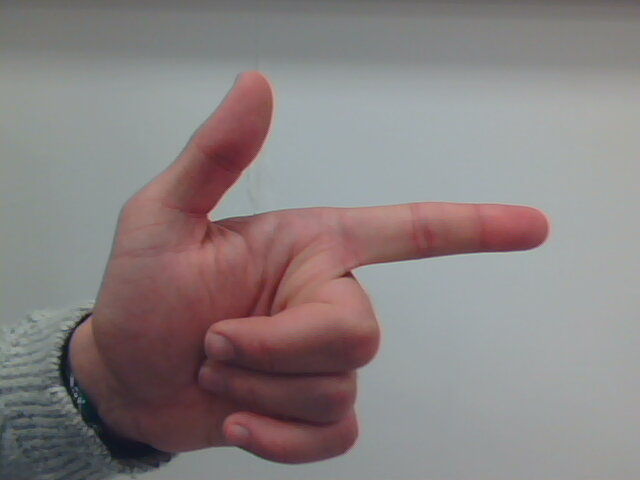
#> input picture DATA/GAUCHE/2017-11-06-145208_1.jpg, 640 x 480 px; its folder holds only this picture in this run
$ jupyter execute --allow-errors fourier_descriptors.ipynb   (older library calls are emulated)
#> lines starting #> are read from the running program, lines starting #| are printed output that depends on the picture; after the words box and inside, x2 and y2 are one past the last pixel; in counts of white or black regions, pixels touching at a corner belong together
[cell 1]
import cv2
import time
import scipy
import numpy as np
import matplotlib.pyplot as plt
import math
import cmath
from os import listdir
from os.path import isfile, join
path = '../DATA/GAUCHE/'
files = [path+f for f in listdir(path) if isfile(join(path, f))]
cv2.__version__
len(files)

### Load and display image

[cell 2]
#img_bgr = cv2.imread('/Users/anthonypamart/Documents/SIR/EL_ROS/ROBOT_IMAGE_CONTROL/DATA/STOP/STOP-000')
img_bgr = cv2.imread(files[0])
#> img_bgr is the input picture: shape (480, 640, 3); mean B, G, R 129.4, 129.1, 137.3
img_rgb = cv2.cvtColor(img_bgr,cv2.COLOR_BGR2RGB)
plt.imshow(img_rgb)
plt.show()
#h,w =img_bgr.shape[:2]
#print(h,w)

print(img_rgb.shape)
#| (480, 640, 3)

### Find the correct range of colors and retrieve hand

[cell 3]
debut = time.time()
seuil=15
image_slice_red =  img_rgb[:,:,2]
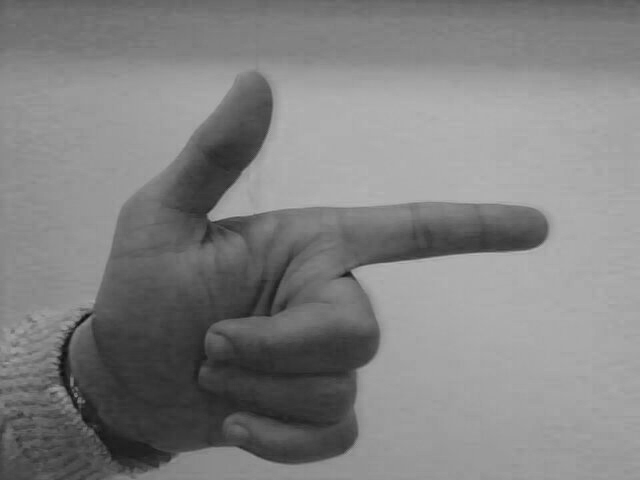
#> image_slice_red: shape (480, 640); min 14, max 185, mean 129.4
plt.imshow(image_slice_red)
for (x,pixel) in np.ndenumerate(img_rgb):
    img_rgb[x[0]][x[1]]=[0,0,0]
#> this loop made 921600 passes
#> (x, pixel) on passes 1 to 3: ((0, 0, 0), 97), ((0, 0, 1), 0), ((0, 0, 2), 0)
#> img_rgb: shape (480, 640, 3); every value is 0
# if (max(pixel)- min(pixel) < seuil) or (max(pixel)!=pixel[0]):
#    img_rgb[i][j]=[0,0,0]
end = time.time()
print("total time {} ".format(end-debut))


plt.show()

[cell 4]
'''
Much much quicker
There are many ways to perform pixel-wise threshold to separate "skin pixels"
from "non-skin pixels", and there are papers based on virtually any colorspace (even with RGB).

They worked with the YCbCr colorspace and got quite nice results,
the paper also mentions a threshold that worked well for them
Face Segmentation Using Skin-Color Map in Videophone Applications by Chai and Ngan
using http://ieeexplore.ieee.org/document/767122/
'''
im_ycrcb = cv2.cvtColor(img_bgr, cv2.COLOR_BGR2YCR_CB)
#> im_ycrcb: shape (480, 640, 3); mean of channels 0, 1, 2 131.6, 132.1, 126.7
skin_ycrcb_mint = np.array((0, 133, 77))
skin_ycrcb_maxt = np.array((255, 173, 127))
skin_ycrcb = cv2.inRange(im_ycrcb, skin_ycrcb_mint, skin_ycrcb_maxt)
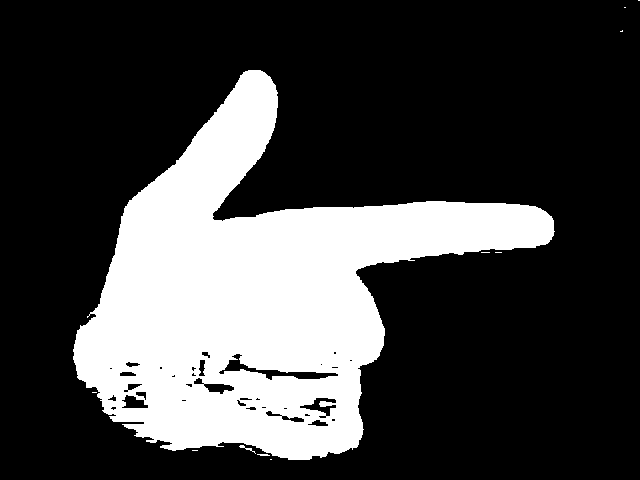
#> skin_ycrcb: shape (480, 640); 26.2% white; 11 white regions (8 under 20 px), largest, box (x1, y1, x2, y2) and area: (73, 70, 555, 460) 80361, (239, 445, 256, 454) 35, (257, 454, 270, 456) 21
plt.imshow(skin_ycrcb)

plt.show()

[cell 5]
blur = cv2.GaussianBlur(skin_ycrcb,(5,5),0) # Gaussian blur to

[cell 6]
_,thresh2 = cv2.threshold(blur,20,255,cv2.THRESH_BINARY+cv2.THRESH_OTSU)
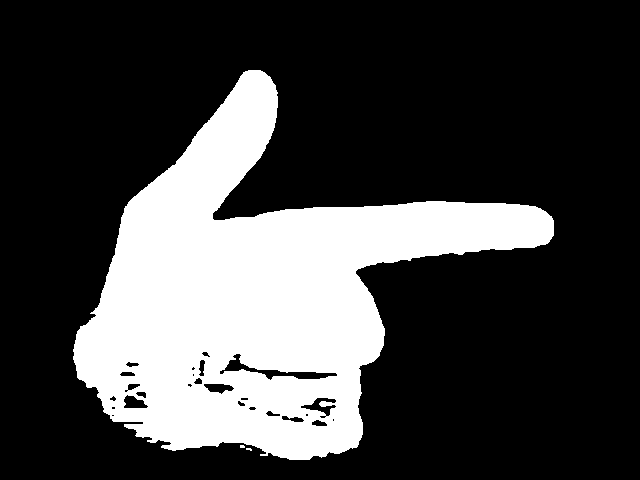
#> thresh2: shape (480, 640); 26.2% white; 3 white regions (2 under 20 px), largest, box (x1, y1, x2, y2) and area: (73, 70, 554, 460) 80516
#> (the rest of this cell did not finish here and is left out)

### Filter and binarize the image

[cell 7]
img_filtered = cv2.medianBlur(img_rgb, 1) ## Median blur to

gray = cv2.cvtColor(img_filtered,cv2.COLOR_BGR2GRAY)
#> gray: shape (480, 640); every value is 0
blur = cv2.GaussianBlur(gray,(5,5),0) # Gaussian blur to

plt.imshow(blur)
plt.show()

[cell 8]
hist = cv2.calcHist([blur], [0], None, [256], [0, 256])
#> hist = 256 values, max 307200 at index 0, min 0 at index 1, mean 1200
plt.plot(hist)
plt.ylim(1, 1500)
plt.show()
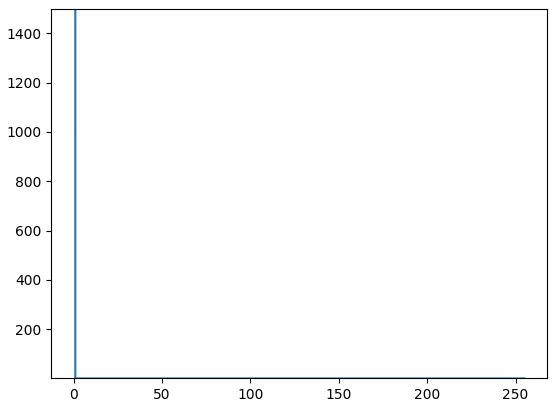
#> figure drawn by matplotlib, 1 panel; curve peaks at x = 0, y = 307200

[cell 9]
_,thresh2 = cv2.threshold(blur,20,255,cv2.THRESH_BINARY+cv2.THRESH_OTSU)
plt.imshow(thresh2)
plt.show()

### Find the correct contour of the image

[cell 10]
_, contours, hierarchy = cv2.findContours(thresh2, cv2.RETR_TREE ,cv2.CHAIN_APPROX_SIMPLE)
#> contours = []
max_area = 0
max_perimeter = 0
ci = None
for i in range(len(contours)):
    cnt=contours[i]
    area = cv2.contourArea(cnt)
    if(area>max_area):
        max_area=area
        max_perimeter = cv2.arcLength(cnt,True)
        ci=i
#> this loop made 0 passes
#> after the loop, max_area = 0; max_perimeter = 0
#> (the rest of this cell did not finish here and is left out)

$ run again, on DATA/GAUCHE/2017-11-06-145208_13.jpg
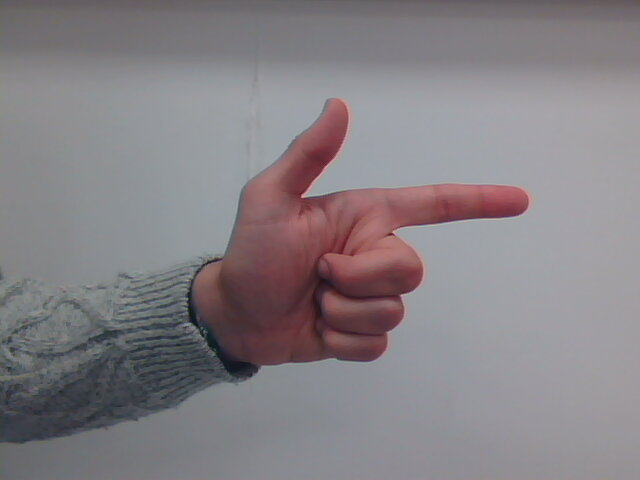
#> input picture DATA/GAUCHE/2017-11-06-145208_13.jpg, 640 x 480 px
#> img_bgr is the input picture: shape (480, 640, 3); mean B, G, R 132.8, 128.4, 133.8
#| (480, 640, 3)
#> `image_slice_red =  img_rgb[:,:,2]`:
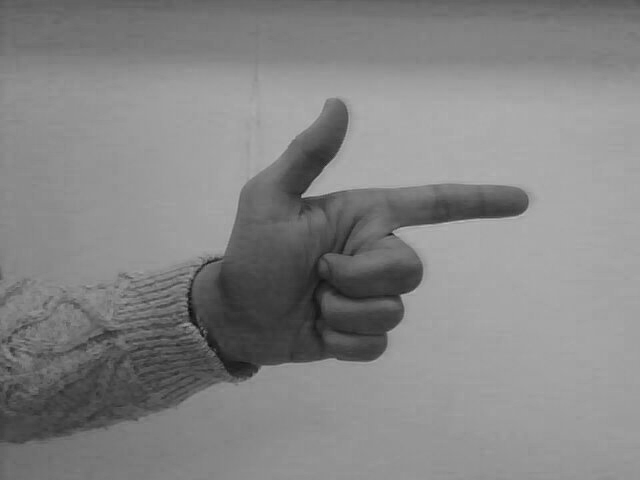
#> image_slice_red: shape (480, 640); min 12, max 193, mean 132.8
#> the loop `for (x,pixel) in np.ndenumerate(img_rgb):` made 921600 passes
#> (x, pixel) on passes 1 to 3: ((0, 0, 0), 92), ((0, 0, 1), 0), ((0, 0, 2), 0)
#> im_ycrcb: shape (480, 640, 3); mean of channels 0, 1, 2 130.5, 130.4, 129.3
#> skin_ycrcb: shape (480, 640); 12.5% white; 17 white regions (11 under 20 px), largest, box (x1, y1, x2, y2) and area: (193, 97, 535, 364) 38222, (592, 0, 608, 4) 64, (616, 4, 628, 8) 44, (634, 0, 640, 5) 24, (481, 218, 504, 219) 23, (544, 14, 554, 16) 20
#> `_,thresh2 = cv2.threshold(blur,20,255,cv2.THRESH_BINARY+cv2.THRESH_OTSU)`:
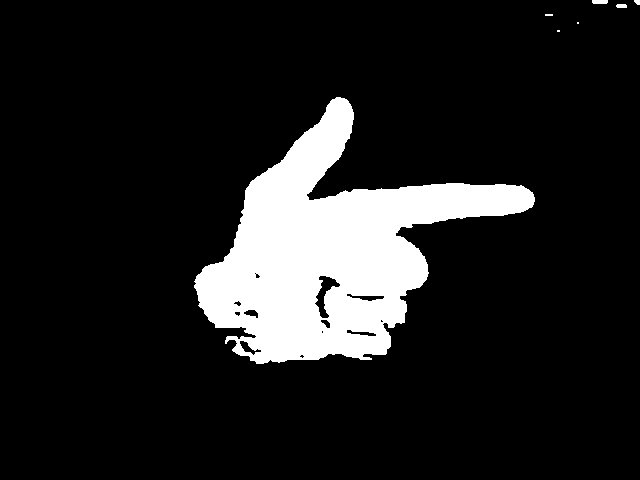
#> thresh2: shape (480, 640); 12.6% white; 7 white regions (3 under 20 px), largest, box (x1, y1, x2, y2) and area: (194, 97, 535, 364) 38403, (592, 0, 608, 4) 62, (616, 4, 627, 8) 41, (634, 0, 640, 5) 24
#> gray: shape (480, 640); every value is 0
#> hist = 256 values, max 307200 at index 0, min 0 at index 1, mean 1200
#> contours = []
#> after the loop `for i in range(len(contours)):`: max_area = 0

$ run again, on DATA/GAUCHE/2017-11-06-145208_15.jpg
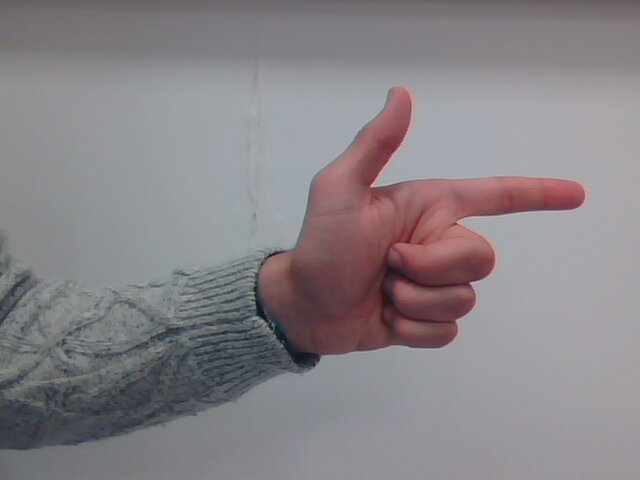
#> input picture DATA/GAUCHE/2017-11-06-145208_15.jpg, 640 x 480 px
#> img_bgr is the input picture: shape (480, 640, 3); mean B, G, R 135.6, 131.3, 136.6
#| (480, 640, 3)
#> `image_slice_red =  img_rgb[:,:,2]`:
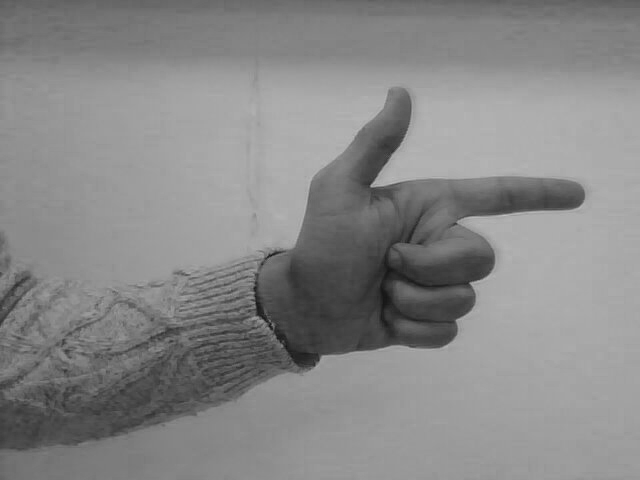
#> image_slice_red: shape (480, 640); min 18, max 194, mean 135.6
#> the loop `for (x,pixel) in np.ndenumerate(img_rgb):` made 921600 passes
#> (x, pixel) on passes 1 to 3: ((0, 0, 0), 96), ((0, 0, 1), 0), ((0, 0, 2), 0)
#> im_ycrcb: shape (480, 640, 3); mean of channels 0, 1, 2 133.4, 130.3, 129.2
#> skin_ycrcb: shape (480, 640); 12.4% white; 19 white regions (15 under 20 px), largest, box (x1, y1, x2, y2) and area: (260, 85, 592, 354) 37917, (602, 0, 612, 4) 32, (568, 8, 576, 12) 26, (596, 54, 608, 56) 24
#> `_,thresh2 = cv2.threshold(blur,20,255,cv2.THRESH_BINARY+cv2.THRESH_OTSU)`:
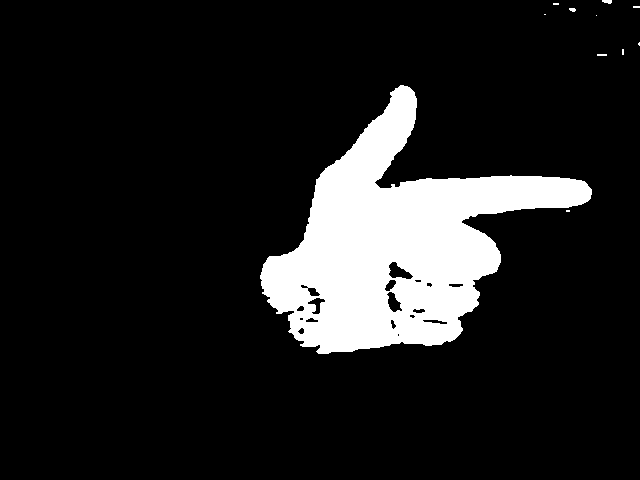
#> thresh2: shape (480, 640); 12.4% white; 11 white regions (7 under 20 px), largest, box (x1, y1, x2, y2) and area: (260, 85, 592, 354) 38077, (602, 0, 612, 4) 31, (569, 8, 576, 12) 22, (597, 54, 607, 56) 20
#> gray: shape (480, 640); every value is 0
#> hist = 256 values, max 307200 at index 0, min 0 at index 1, mean 1200
#> contours = []
#> after the loop `for i in range(len(contours)):`: max_area = 0

$ run again, on DATA/GAUCHE/2017-11-06-145208_10.jpg
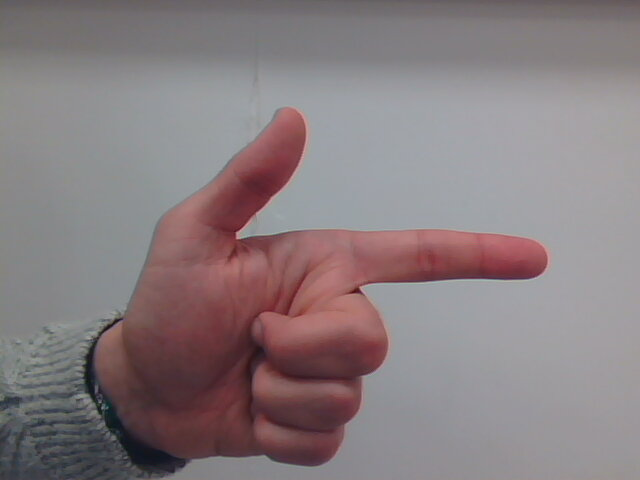
#> input picture DATA/GAUCHE/2017-11-06-145208_10.jpg, 640 x 480 px
#> img_bgr is the input picture: shape (480, 640, 3); mean B, G, R 128, 125.2, 136.3
#| (480, 640, 3)
#> `image_slice_red =  img_rgb[:,:,2]`:
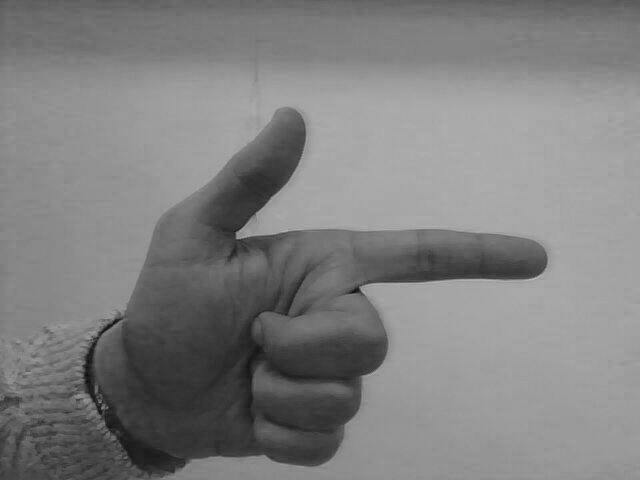
#> image_slice_red: shape (480, 640); min 9, max 191, mean 128
#> the loop `for (x,pixel) in np.ndenumerate(img_rgb):` made 921600 passes
#> (x, pixel) on passes 1 to 3: ((0, 0, 0), 95), ((0, 0, 1), 0), ((0, 0, 2), 0)
#> im_ycrcb: shape (480, 640, 3); mean of channels 0, 1, 2 128.8, 133.4, 127.5
#> skin_ycrcb: shape (480, 640); 23.2% white; 30 white regions (22 under 20 px), largest, box (x1, y1, x2, y2) and area: (97, 106, 554, 461) 70582, (624, 2, 640, 12) 126, (608, 0, 624, 6) 69
#> `_,thresh2 = cv2.threshold(blur,20,255,cv2.THRESH_BINARY+cv2.THRESH_OTSU)`:
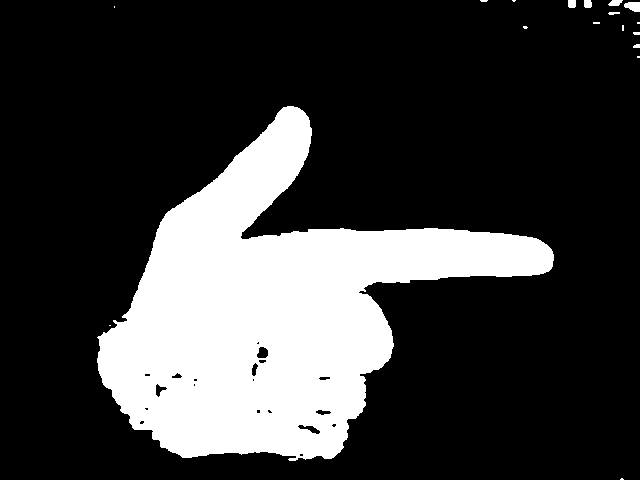
#> thresh2: shape (480, 640); 23.2% white; 18 white regions (10 under 20 px), largest, box (x1, y1, x2, y2) and area: (97, 106, 554, 461) 70693, (624, 2, 640, 12) 125, (608, 0, 623, 6) 67
#> gray: shape (480, 640); every value is 0
#> hist = 256 values, max 307200 at index 0, min 0 at index 1, mean 1200
#> contours = []
#> after the loop `for i in range(len(contours)):`: max_area = 0
